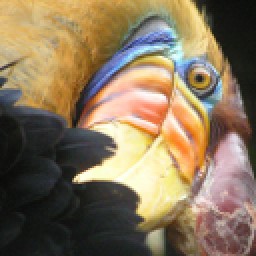
#> input picture 2_Unsupervised_Learning_Recommenders_Reinforcement_Learning/Image_Compression_KMeans/bird_small.png, 128 x 128 px (shown 2 times larger)
$ python main.py
#> lines starting #> are read from the running program, lines starting #| are printed output that depends on the picture
### 2_Unsupervised_Learning_Recommenders_Reinforcement_Learning/Image_Compression_KMeans/utils.py
import numpy as np
import matplotlib.pyplot as plt
from matplotlib.colors import ListedColormap
from mpl_toolkits.mplot3d import Axes3D

def load_data():
    X = np.load("data/ex7_X.npy")
#> (reads 2_Unsupervised_Learning_Recommenders_Reinforcement_Learning/Image_Compression_KMeans/data/ex7_X.npy from the repository)
    return X

def draw_line(p1, p2, style="-k", linewidth=1):
    plt.plot([p1[0], p2[0]], [p1[1], p2[1]], style, linewidth=linewidth)

def plot_data_points(X, idx):
    # Define colormap to match Figure 1 in the notebook
    cmap = ListedColormap(["red", "green", "blue"])
    c = cmap(idx)

    # plots data points in X, coloring them so that those with the same
    # index assignments in idx have the same color
    plt.scatter(X[:, 0], X[:, 1], facecolors='none', edgecolors=c, linewidth=0.1, alpha=0.7)

def plot_progress_kMeans(X, centroids, previous_centroids, idx, K, i):
    # Plot the examples
    plot_data_points(X, idx)

    # Plot the centroids as black 'x's
    plt.scatter(centroids[:, 0], centroids[:, 1], marker='x', c='k', linewidths=3)

    # Plot history of the centroids with lines
    for j in range(centroids.shape[0]):
        draw_line(centroids[j, :], previous_centroids[j, :])

    plt.title("Iteration number %d" %i)


def plot_kMeans_RGB(X, centroids, idx, K):
    # Plot the colors and centroids in a 3D space
    fig = plt.figure(figsize=(16, 16))
    ax = fig.add_subplot(221, projection='3d')
    ax.scatter(*X.T*255, zdir='z', depthshade=False, s=.3, c=X)
    ax.scatter(*centroids.T*255, zdir='z', depthshade=False, s=500, c='red', marker='x', lw=3)
    ax.set_xlabel('R value - Redness')
    ax.set_ylabel('G value - Greenness')
    ax.set_zlabel('B value - Blueness')
    ax.w_yaxis.set_pane_color((0., 0., 0., .2))
    ax.set_title("Original colors and their color clusters' centroids")
    plt.show()


# [7 lines left out: function show_centroid_colors, not called in this run]

### 2_Unsupervised_Learning_Recommenders_Reinforcement_Learning/Image_Compression_KMeans/public_tests.py
import numpy as np

def compute_centroids_test(target):
    # With 3 centroids
    X = np.array([[-1, -1], [-1.5, -1.5], [-1.5, 1],
                  [-1, 1.5], [2.5, 1.5], [-1.1, -1.7], [-1.6, 1.2]])
    idx = np.array([1, 1, 1, 0, 0, 0, 2])
    K = 3
    centroids = target(X, idx, K)
    expected_centroids = np.array([[0.13333333,  0.43333333],
                                   [-1.33333333, -0.5      ],
                                   [-1.6,        1.2       ]])

    assert type(centroids) == np.ndarray, "Wrong type"
    assert centroids.shape == (K, X.shape[1]), f"Wrong shape. Expected: {(len(X),)} got: {idx.shape}"
    assert np.allclose(centroids, expected_centroids), f"Wrong values. Expected: {expected_centroids}, got: {centroids}"

    X = np.array([[2, 2.5], [2.5, 2.5], [-1.5, -1.5],
                  [2, 2], [-1.5, -1], [-1, -1]])
    idx = np.array([0, 0, 1, 0, 1, 1])
    K = 2
    centroids = target(X, idx, K)
    expected_centroids = np.array([[[ 2.16666667,  2.33333333],
                                    [-1.33333333, -1.16666667]]])

    assert type(centroids) == np.ndarray, "Wrong type"
    assert centroids.shape == (K, X.shape[1]), f"Wrong shape. Expected: {(len(X),)} got: {idx.shape}"
    assert np.allclose(centroids, expected_centroids), f"Wrong values. Expected: {expected_centroids}, got: {centroids}"

    print("\033[92mAll tests passed!")

def find_closest_centroids_test(target):
    # With 2 centroids
    X = np.array([[-1, -1], [-1.5, -1.5], [-1.5, -1],
                  [2, 2],[2.5, 2.5],[2, 2.5]])
    initial_centroids = np.array([[-1, -1], [2, 2]])
    idx = target(X, initial_centroids)

    assert type(idx) == np.ndarray, "Wrong type"
    assert idx.shape == (len(X),), f"Wrong shape. Expected: {(len(X),)} got: {idx.shape}"
    assert np.allclose(idx, [0, 0, 0, 1, 1, 1]), "Wrong values"

    # With 3 centroids
    X = np.array([[-1, -1], [-1.5, -1.5], [-1.5, 1],
                  [-1, 1.5], [2.5, 1.5], [2, 2]])
    initial_centroids = np.array([[2.5, 2], [-1, -1], [-1.5, 1.]])
    idx = target(X, initial_centroids)

    assert type(idx) == np.ndarray, "Wrong type"
    assert idx.shape == (len(X),), f"Wrong shape. Expected: {(len(X),)} got: {idx.shape}"
    assert np.allclose(idx, [1, 1, 2, 2, 0, 0]), f"Wrong values. Expected {[2, 2, 0, 0, 1, 1]}, got: {idx}"

    # With 3 centroids
    X = np.array([[-1, -1], [-1.5, -1.5], [-1.5, 1],
                  [-1, 1.5], [2.5, 1.5], [-1.1, -1.7], [-1.6, 1.2]])
    initial_centroids = np.array([[2.5, 2], [-1, -1], [-1.5, 1.]])
    idx = target(X, initial_centroids)

    assert type(idx) == np.ndarray, "Wrong type"
    assert idx.shape == (len(X),), f"Wrong shape. Expected: {(len(X),)} got: {idx.shape}"
    assert np.allclose(idx, [1, 1, 2, 2, 0, 1, 2]), f"Wrong values. Expected {[2, 2, 0, 0, 1, 1]}, got: {idx}"

    print("\033[92mAll tests passed!")

### 2_Unsupervised_Learning_Recommenders_Reinforcement_Learning/Image_Compression_KMeans/main.py
# K-means Clustering
# Implementation of the K-means algorithm and for image compression.
# Use the K-means algorithm for image compression by reducing the number of colors that occur in an image to only those that are most common in that image.

import numpy as np
import matplotlib.pyplot as plt
from utils import *
# Implementing K-means

def find_closest_centroids(X, centroids):
    """
    Computes the centroid memberships for every example

    Args:
        X (ndarray): (m, n) Input values
        centroids (ndarray): (K, n) centroids

    Returns:
        idx (array_like): (m,) closest centroids

    """

    # Set K
    K = centroids.shape[0]

    # You need to return the following variables correctly
    idx = np.zeros(X.shape[0], dtype=int)

    for i in range(X.shape[0]):
        # Compute distances to all centroids for the current example
        distances = np.linalg.norm(X[i] - centroids, axis=1)

        # Assign the index of the closest centroid
        idx[i] = np.argmin(distances)

    return idx

# Load an example dataset
X = load_data()

print("First five elements of X are:\n", X[:5])
print('The shape of X is:', X.shape)

# Select an initial set of centroids (3 Centroids)
initial_centroids = np.array([[3,3], [6,2], [8,5]])

# Find closest centroids using initial_centroids
idx = find_closest_centroids(X, initial_centroids)

# Print closest centroids for the first three elements
print("First three elements in idx are:", idx[:3])

from public_tests import *

find_closest_centroids_test(find_closest_centroids)


def compute_centroids(X, idx, K):
    """
    Returns the new centroids by computing the means of the
    data points assigned to each centroid.

    Args:
        X (ndarray):   (m, n) Data points
        idx (ndarray): (m,) Array containing index of closest centroid for each
                       example in X. Concretely, idx[i] contains the index of
                       the centroid closest to example i
        K (int):       number of centroids

    Returns:
        centroids (ndarray): (K, n) New centroids computed
    """
#> called with X = array of shape (300, 2), idx = array of shape (300,), K = 3

    m, n = X.shape
    centroids = np.zeros((K, n))

    for k in range(K):
        # Get all the examples assigned to centroid k
        examples = X[idx == k]

        # Compute the mean of these examples
        centroids[k] = np.mean(examples, axis=0)

    return centroids

K = 3
centroids = compute_centroids(X, idx, K)

print("The centroids are:", centroids)

compute_centroids_test(compute_centroids)

# K-means on a sample dataset

def run_kMeans(X, initial_centroids, max_iters=10, plot_progress=False):
    """
    Runs the K-Means algorithm on data matrix X, where each row of X
    is a single example
    """
#> called with X = array of shape (300, 2), initial_centroids = array of shape (3, 2), max_iters = 10, plot_progress = True

    # Initialize values
    m, n = X.shape
    K = initial_centroids.shape[0]
    centroids = initial_centroids
    previous_centroids = centroids
    idx = np.zeros(m)
    plt.figure(figsize=(8, 6))

    # Run K-Means
    for i in range(max_iters):

        #Output progress
        print("K-Means iteration %d/%d" % (i, max_iters-1))

        # For each example in X, assign it to the closest centroid
        idx = find_closest_centroids(X, centroids)

        # Optionally plot progress
        if plot_progress:
            plot_progress_kMeans(X, centroids, previous_centroids, idx, K, i)
            previous_centroids = centroids

        # Given the memberships, compute new centroids
        centroids = compute_centroids(X, idx, K)
    plt.show()
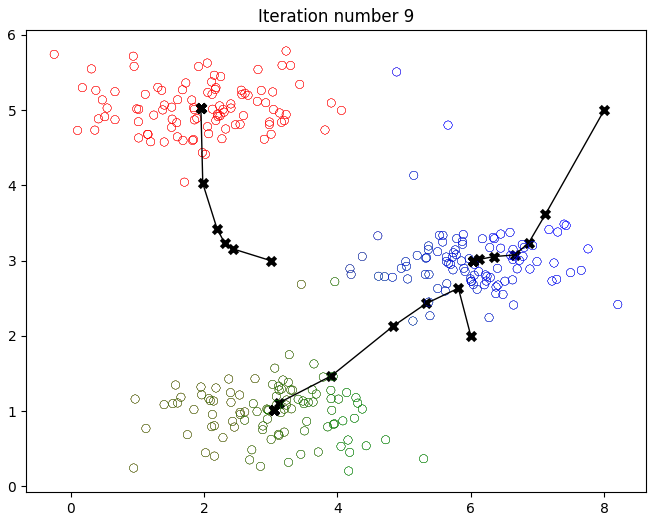
#> figure drawn by matplotlib, 1 panel
    return centroids, idx

# Load an example dataset
X = load_data()

# Set initial centroids
initial_centroids = np.array([[3,3],[6,2],[8,5]])

# Number of iterations
max_iters = 10

# Run K-Means
centroids, idx = run_kMeans(X, initial_centroids, max_iters, plot_progress=True)

# Random initialization

def kMeans_init_centroids(X, K):
    """
    This function initializes K centroids that are to be
    used in K-Means on the dataset X

    Args:
        X (ndarray): Data points
        K (int):     number of centroids/clusters

    Returns:
        centroids (ndarray): Initialized centroids
    """

    # Randomly reorder the indices of examples
    randidx = np.random.permutation(X.shape[0])

    # Take the first K examples as centroids
    centroids = X[randidx[:K]]

    return centroids

# Set number of centroids and max number of iterations
K = 3
max_iters = 10

# Set initial centroids by picking random examples from the dataset
initial_centroids = kMeans_init_centroids(X, K)

# Run K-Means
centroids, idx = run_kMeans(X, initial_centroids, max_iters, plot_progress=True)
#> call 2 of run_kMeans, with X = array of shape (300, 2), initial_centroids = array of shape (3, 2), max_iters = 10, plot_progress = True
#> in run_kMeans (call 2), `plt.show()`:
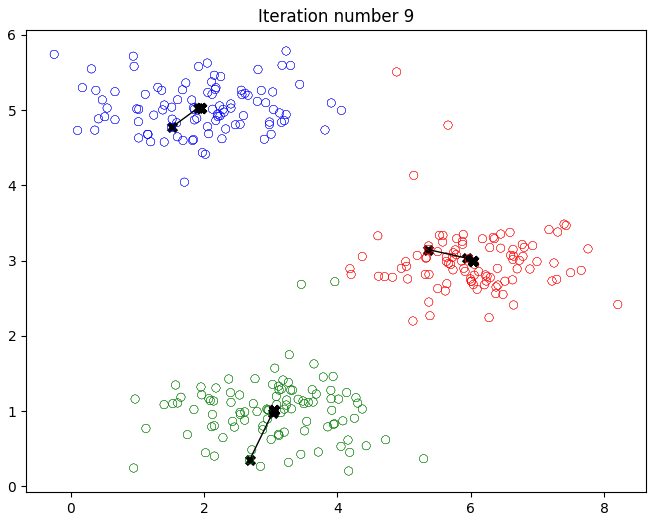
#> figure drawn by matplotlib, 1 panel

# Image compression with K-means

# * In a straightforward 24-bit color representation of an image$^{2}$, each pixel is represented as three 8-bit unsigned integers (ranging from 0 to 255) that specify the red, green and blue intensity values. This encoding is often refered to as the RGB encoding.
# * Our image contains thousands of colors, and in this part of the exercise, you will reduce the number of
# colors to 16 colors.
# * By making this reduction, it is possible to represent (compress) the photo in an efficient way.
# * Specifically, you only need to store the RGB values of the 16 selected colors, and for each pixel in the image you now need to only store the index of the color at that location (where only 4 bits are necessary to represent 16 possibilities).


# Dataset

# Load an image of a bird
original_img = plt.imread('bird_small.png')
#> original_img is the input picture: shape (128, 128, 3) float32; mean R, G, B 0.531, 0.46, 0.358

# Visualizing the image
plt.imshow(original_img)

print("Shape of original_img is:", original_img.shape)
#| Shape of original_img is: (128, 128, 3)


# Divide by 255 so that all values are in the range 0 - 1 (not needed for PNG files)
# original_img = original_img / 255

# Reshape the image into an m x 3 matrix where m = number of pixels
# (in this case m = 128 x 128 = 16384)

X_img = np.reshape(original_img, (original_img.shape[0] * original_img.shape[1], 3))

# K-Means on image pixels

K = 16
max_iters = 10

initial_centroids = kMeans_init_centroids(X_img, K)
#> in kMeans_init_centroids (call 2), `centroids = X[randidx[:K]]`: centroids = 16 rows, first 8: [0.204, 0.196, 0.2], [0.882, 0.561, 0.318], [0.878, 0.796, 0.702], [0.929, 0.882, 0.663], [0.455, 0.463, 0.412], [0.949, 0.69, 0.286], [0.839, 0.71, 0.447], [0.753, 0.596, 0.322]
#> initial_centroids has the same summary as centroids in kMeans_init_centroids

# Run K-Means - this can take a couple of minutes depending on K and max_iters
centroids, idx = run_kMeans(X_img, initial_centroids, max_iters)
#> in run_kMeans (call 3), `previous_centroids = centroids`: previous_centroids has the same summary as centroids in kMeans_init_centroids
#> centroids = 16 rows, first 8: [0.261, 0.247, 0.25], [0.838, 0.559, 0.243], [0.788, 0.765, 0.787], [0.979, 0.939, 0.797], [0.458, 0.404, 0.393], [0.915, 0.706, 0.416], [0.777, 0.685, 0.554], [0.637, 0.469, 0.222]; idx = 16384 values, max 15 at index 92, min 0 at index 485, mean 7.73

print("Shape of idx:", idx.shape)
#| Shape of idx: (16384,)
print("Closest centroid for the first five elements:", idx[:5])
#| Closest centroid for the first five elements: [5 5 5 5 5]

# Plot the colors of the image and mark the centroids
plot_kMeans_RGB(X_img, centroids, idx, K)
#> (the run stopped early here; a loop or call above may not have finished)
